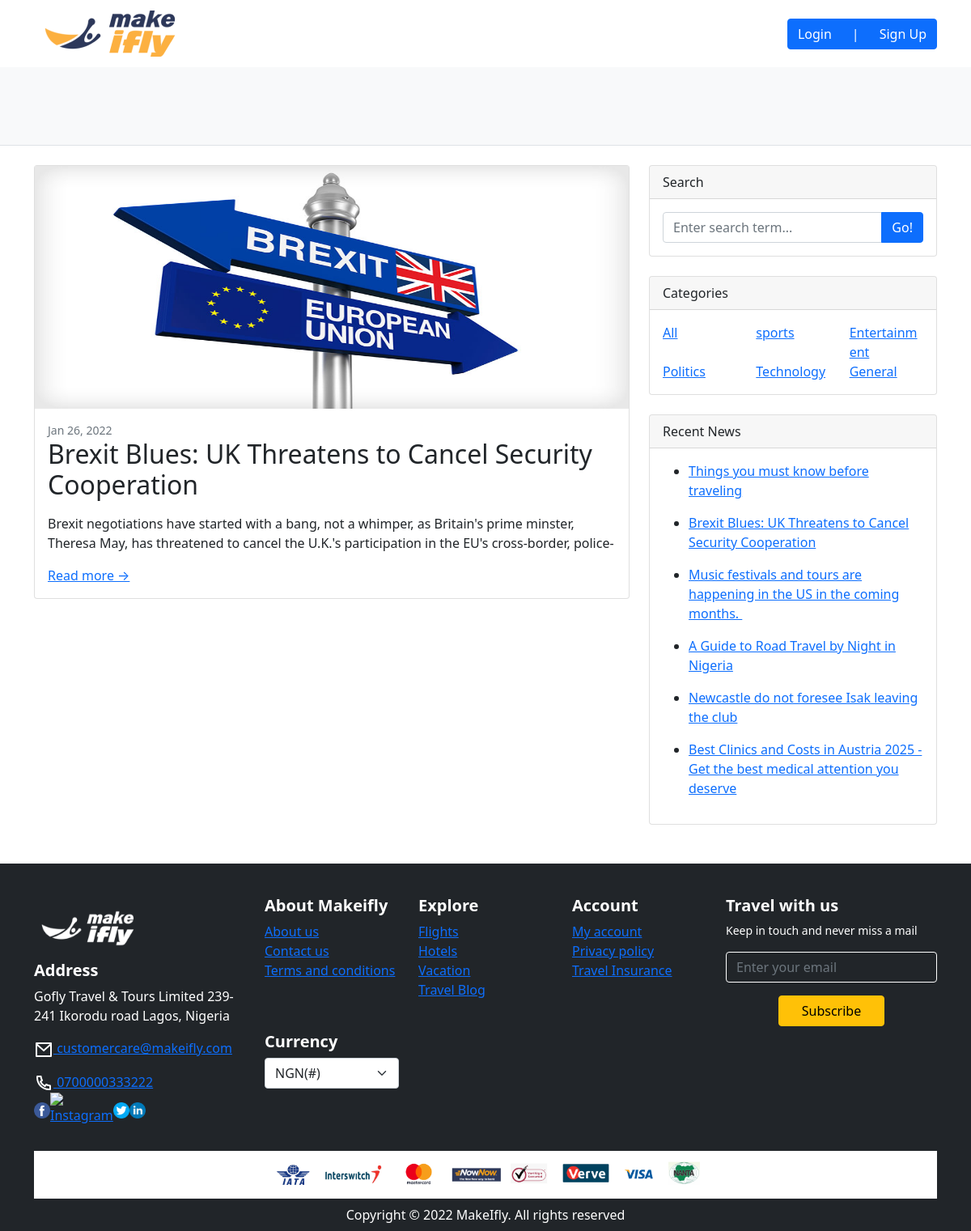
/Category/index/3, run on the app's committed database.
### tables this page shows
CREATE TABLE `tbladdnews` (
  `id` integer NOT NULL PRIMARY KEY AUTOINCREMENT
,  `newtitle` varchar(200) DEFAULT NULL
,  `Category` varchar(200) DEFAULT NULL
,  `Sub_category` varchar(200) DEFAULT NULL
,  `Upload_Image` varchar(200) DEFAULT NULL
,  `Description` mediumtext
,  `create_date` timestamp NULL DEFAULT current_timestamp
);

CREATE TABLE `tblcategory` (
  `id` integer NOT NULL PRIMARY KEY AUTOINCREMENT
,  `name` varchar(45) DEFAULT NULL
);

### application/controllers/Category.php (called while the page is built, shortened)
<?php
class Category extends CI_Controller {
	function __construct(){
	     $this->load->model('Website_model');
		 $this->load->library("pagination");
	}
	public function index($id)
	{
        if ($id==0){
            redirect('Welcome');
        } else {
            $data['category']=$this->Website_model->categoryList();
            $data['resentlypost']=$this->Website_model->resentlypost();
            $data['getwebsitedetailscategory']=$this->Website_model->getwebsitedetailscategory($id);
            $this->load->view('category',$data);
        }
	}
}

### index.php (called while the page is built, shortened)
<?php
require_once BASEPATH.'core/CodeIgniter.php';

### application/models/Website_model.php (called while the page is built, shortened)
<?php
class Website_model extends CI_Model{
    function categoryList(){
        $query=$this->db->get('tblcategory');
        return $query->result();
        }
   public function resentlypost()
   {
       $query=$this->db->select('tbladdnews.id,newtitle,tblcategory.name as category,
       tblsub_category.subcategory_name as subcategory,Description,Upload_Image,create_date')
   ->join('tblcategory','tbladdnews.Category=tblcategory.id','left')
   ->join('tblsub_category','tbladdnews.Sub_category=tblsub_category.id','left')
   ->from('tbladdnews')
   ->order_by('tbladdnews.id', 'desc')
   ->get();
   return $query->result();
  }
}

### application/views/category.php (the view, shortened to what this page needs)
<!DOCTYPE html>
<html lang="en">
    <head>
        <link href="<?php echo base_url('assets/css/styles.css');?>" rel="stylesheet" />
    </head>
    <body>
   <?php include APPPATH.'views/includes/header.php';?>
        <header class="py-5 bg-light border-bottom mb-4">
        </header>
        <div class="container">
            <div class="row">
                <div class="col-lg-8">
					<?php
					if(count($getwebsitedetailscategory)):
                  foreach($getwebsitedetailscategory as $row):
                  ?>
                    <div class="card mb-4">
                        <a href="#!"><img height="300" src="<?php echo base_url('uploads/files/'. $row->Upload_Image);?>" alt="..." width="100%" /></a>
                        <div class="card-body">
							<?php
							$input= $row->create_date;
							$date = strtotime($input);
							?>
                            <div class="small text-muted"><?php echo date('M d, Y', $date);?></div>
                            <h2 class="card-title"><?php  echo $row->newtitle;?></h2>
                            <p class="card-text"><?php echo substr($row->Description,0,200);?></p>
                            <?php echo anchor("Welcome/post/{$row->id}",'Read more →'); ?>
                        </div>
                    </div>
					<?php
                    endforeach;
                    else:
                    ?>
                    <tr>
                    <td colspan="5" style="color:red; text-align:center">No Record found</td>
                    </tr>
                    <?php endif;?>
                </div>
                <div class="col-lg-4">
                    <div class="card mb-4">
                        <div class="card-header">Search</div>
                        <div class="card-body">
                        <?php echo form_open('Search/index',['class'=>'php-email-form']);?>
                        <div class="input-group">
                            <input class="form-control" type="text" name="searchdata" id="searchdata" placeholder="Enter search term..."
                             aria-label="Enter search term..." aria-describedby="button-search" />
                             <input type="submit" name="submit" id="submit" class="btn btn-primary" value="Go!">
                        </div>
                </form>
                        </div>
                    </div>
                    <div class="card mb-4">
                        <div class="card-header">Categories</div>
                        <div class="card-body">
                            <div class="row">
                            <?php
                  if(count($category)):
                  foreach($category as $row):
                  ?>
                                <div class="col-sm-4">
                                    <ul class="list-unstyled mb-0">
                                    <?php $cat= $row->name;?>
                                    <li class="badge-info"> <?php echo anchor("Category/index/{$row->id}",$cat); ?></li>
                                    </ul>
                                </div>
                                <?php
                    endforeach;
                    else:
                    ?>
                    <tr>
                    <td colspan="5" style="color:red; text-align:center">No Record found</td>
                    </tr>
                    <?php endif;?>
                            </div>
                        </div>
                    </div>
                    <div class="card mb-4">
                        <div class="card-header">Recent News</div>
                        <div class="card-body">
                        <?php
					if(count($resentlypost)):
                  foreach($resentlypost as $row):
                  ?>
                            <ul>
                                <?php  $shiv= $row->newtitle;?>
                                <li><?php echo anchor("Welcome/post/{$row->id}",$shiv); ?></li>
                            </ul>
                            <?php
                    endforeach;
                    else:
                    ?>
                    <tr>
                    <td colspan="5" style="color:red; text-align:center">No Record found</td>
                    </tr>
                    <?php endif;?>
                             </div>
                    </div>
                </div>
            </div>
        </div>
     <?php include APPPATH.'views/includes/footer.php';?>
    </body>
</html>

### data on the page
tbladdnews: Upload_Image (picture), create_date "Jan 26, 2022", newtitle "Brexit Blues: UK Threatens to Cancel Security Cooperation", Description "Brexit negotiations have started with a bang, not a whimper, as Britain's prime minster, Theresa May, has threatened to cancel the U.K.'s participation in the EU's cross-border, police-", id "Read more →", anchor("Welcome/post/{$row->id}",$shiv) "Brexit Blues: UK Threatens to Cancel Security Cooperation"
tblcategory: anchor("Category/index/{$row->id}",$cat) "All"
tblcategory: anchor("Category/index/{$row->id}",$cat) "sports"
tblcategory: anchor("Category/index/{$row->id}",$cat) "Entertainment"
tblcategory: anchor("Category/index/{$row->id}",$cat) "Politics"
tblcategory: anchor("Category/index/{$row->id}",$cat) "Technology"
tbladdnews: anchor("Welcome/post/{$row->id}",$shiv) "Things you must know before traveling"
tbladdnews: anchor("Welcome/post/{$row->id}",$shiv) "Music festivals and tours are happening in the US in the coming months."
tbladdnews: anchor("Welcome/post/{$row->id}",$shiv) "A Guide to Road Travel by Night in Nigeria"
tbladdnews: anchor("Welcome/post/{$row->id}",$shiv) "Newcastle do not foresee Isak leaving the club"
tbladdnews: anchor("Welcome/post/{$row->id}",$shiv) "Best Clinics and Costs in Austria 2025 - Get the best medical attention you deserve"

### other printed values
anchor("Category/index/{$row->id}",$cat) "General"
